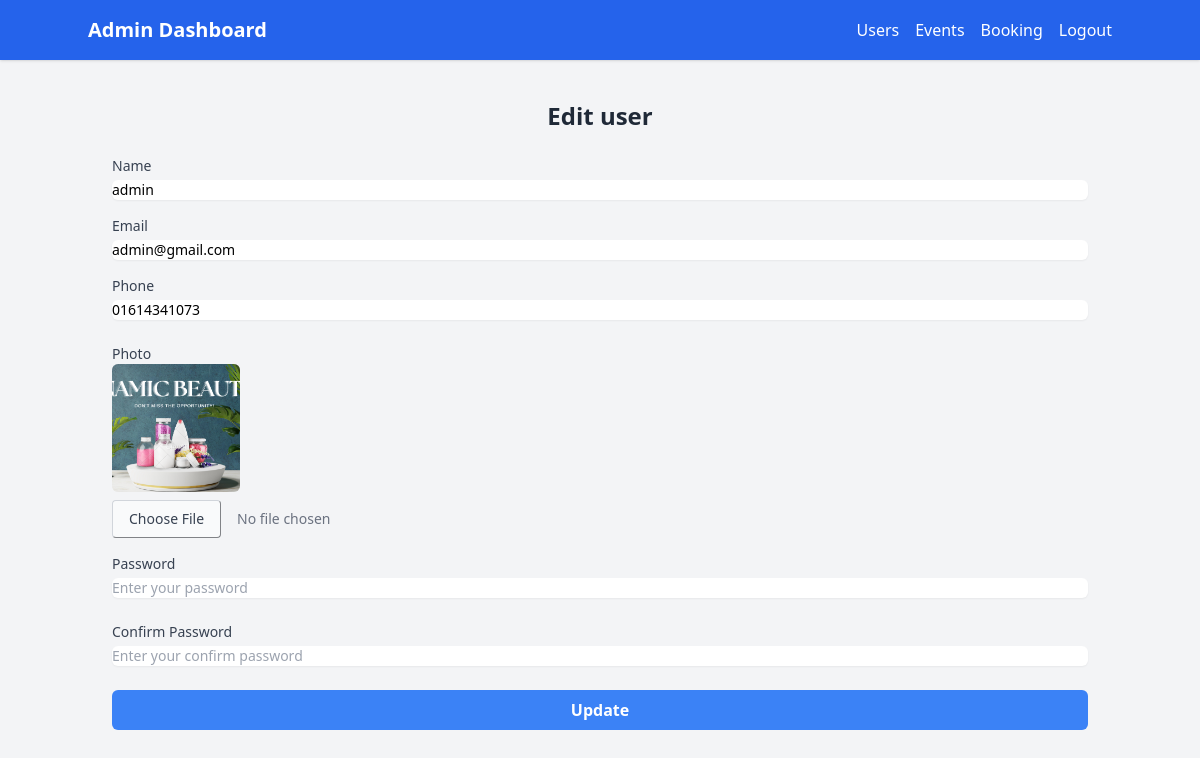
Screenshot of /edit-user?id=1 (signed in) with the database file from the repository.
### tables this page shows
CREATE TABLE IF NOT EXISTS `users` (
  `id` int NOT NULL AUTO_INCREMENT,
  `name` varchar(255) NOT NULL,
  `email` varchar(255) NOT NULL,
  `phone` varchar(15) NOT NULL,
  `password` varchar(255) NOT NULL,
  `role` varchar(50) NOT NULL DEFAULT 'user',
  `profile_photo` varchar(255) DEFAULT NULL,
  `created_at` timestamp NULL DEFAULT CURRENT_TIMESTAMP,
  `updated_at` timestamp NULL DEFAULT CURRENT_TIMESTAMP ON UPDATE CURRENT_TIMESTAMP,
  PRIMARY KEY (`id`),
  UNIQUE KEY `email` (`email`)
);

### models/User.php (called while the page is built, shortened)
<?php
require_once 'config/connection.php';
class User
{
    public function getSingleUser(int $id): ?array
    {
        global $conn;
        $stmt = $conn->prepare("SELECT * FROM users WHERE id = ?");
        $stmt->bind_param("i", $id);
        $stmt->execute();
        $result = $stmt->get_result();
        $user = $result->fetch_assoc();
        return $user ?: null;
    }
}

### views/admin/user/edit.php (the view, shortened to what this page needs)
<!DOCTYPE html>
<html lang="en">
<head>
    <script src="https://cdn.tailwindcss.com"></script>
</head>
<body class="bg-gray-100">
    <?php
    include_once "views/components/admin-navbar.php";
    ?>
    <div class="container mx-auto py-10 px-6">
        <h1 class="text-2xl font-bold text-center text-gray-800 mb-6">Edit user</h1>
        <form action="/user-update?id=<?php echo $user['id'] ?>" method="POST" enctype="multipart/form-data">
            <div class="mb-4">
                <label for="name" class="block text-sm font-medium text-gray-700">Name</label>
                <input type="text" id="name" name="name" placeholder="Enter your name"
                    value="<?php echo $user['name'] ?>"
                    class="mt-1 block w-full rounded-md border-gray-300 shadow-sm focus:ring-blue-500 focus:border-blue-500 sm:text-sm"
                    required>
            </div>
            <div class="mb-4">
                <label for="email" class="block text-sm font-medium text-gray-700">Email</label>
                <input type="email" id="email" name="email" placeholder="Enter your email"
                    value="<?php echo $user['email'] ?>"
                    class="mt-1 block w-full rounded-md border-gray-300 shadow-sm focus:ring-blue-500 focus:border-blue-500 sm:text-sm"
                    required>
            </div>
            <div class="mb-6">
                <label for="phone" class="block text-sm font-medium text-gray-700">Phone</label>
                <input type="tel" id="phone" name="phone" placeholder="Enter your phone number"
                    value="<?php echo $user['phone'] ?>"
                    class="mt-1 block w-full rounded-md border-gray-300 shadow-sm focus:ring-blue-500 focus:border-blue-500 sm:text-sm"
                    required>
            </div>
            <div class="mb-4">
                <label for="photo" class="block text-sm font-medium text-gray-700">Photo</label>
                <img src="<?php echo $user['profile_photo'] ?>" alt="" class="mb-2 rounded-md w-32 h-32 object-cover ">
                <input type="file" id="photo" name="photo" accept="image/*"
                    class="mt-1 block w-full text-sm text-gray-500 file:mr-4 file:py-2 file:px-4 file:rounded file:border file:border-gray-300 file:text-gray-700 file:bg-gray-50 file:hover:bg-gray-100"
                    required>
            </div>
            <div class="mb-6">
                <label for="password" class="block text-sm font-medium text-gray-700">Password</label>
                <input type="tel" id="password" name="password" placeholder="Enter your password"
                    class="mt-1 block w-full rounded-md border-gray-300 shadow-sm focus:ring-blue-500 focus:border-blue-500 sm:text-sm"
                    required>
            </div>
            <div class="mb-6">
                <label for="confirm_password" class="block text-sm font-medium text-gray-700">Confirm Password</label>
                <input type="tel" id="confirm_password" name="confirm_password"
                    placeholder="Enter your confirm password"
                    class="mt-1 block w-full rounded-md border-gray-300 shadow-sm focus:ring-blue-500 focus:border-blue-500 sm:text-sm"
                    required>
            </div>
            <div>
                <button type="submit"
                    class="w-full bg-blue-500 text-white font-bold py-2 px-4 rounded-md hover:bg-blue-600 focus:ring-2 focus:ring-blue-500 focus:ring-offset-2 focus:outline-none">
                    Update
                </button>
            </div>
        </form>
    </div>
</body>
</html>

### rows the page displays
users: name "admin", email "admin@gmail.com", phone "01614341073", profile_photo (picture)
